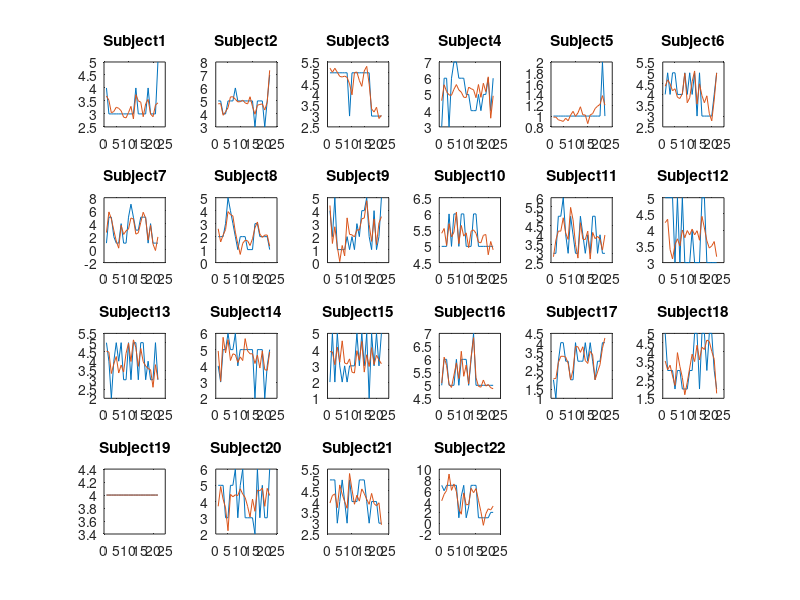

Write MATLAB code to recreate this figure.
%% 加载数据
clear;clc;rng('Shuffle');
load('fit_result.mat');

%%

for subnum = 1:size(allsub,2)
    trials = 1;
    hap = [];
    fit_hap = [];
    for trialnum = 1:size(allsub{5,subnum},2)
        if isempty(allsub{5,subnum}(trialnum).happiness) == 1
            continue
        else
            hap = [hap, allsub{5,subnum}(trialnum).happiness];
            fit_hap = [fit_hap, allsub{5,subnum}(trialnum).fit_happiness];
            trials = [trials,max(trials)+1];
        end
    end
    trials(:,length(trials)) = [];
    subplot(4,6,subnum)
    plot(trials,hap,trials,fit_hap)
    title(['Subject',num2str(subnum)])
end

